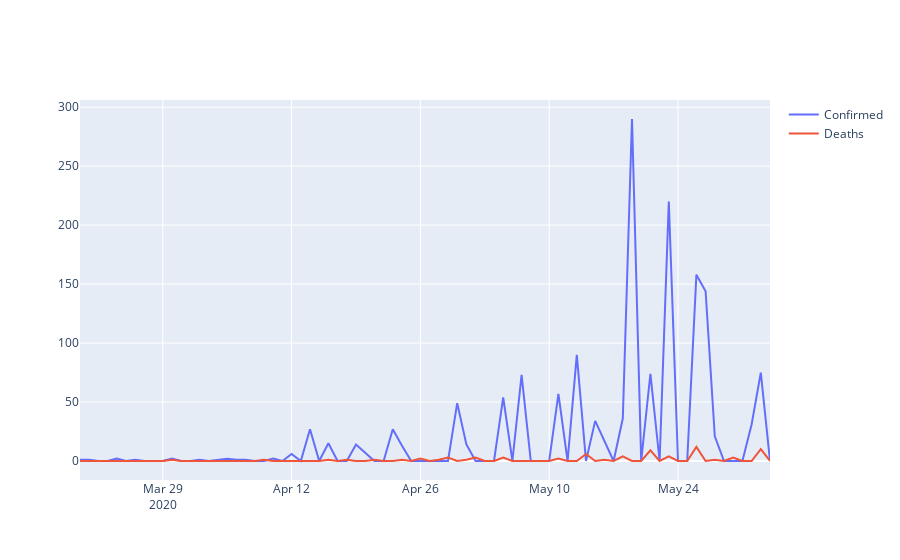

The cell this chart's notebook holds for it:
### Markdown cell above
Para determinada localidade: Comparativo entre o crescimento das curvas em relacao a outros paises

### Code cell
from IPython.display import clear_output

def filtarDataSetPorUf(input):
    dataset = pd.read_csv('datasets/all_diario.csv')
    datasetFiltrado = dataset.query('Country == "{}"'.format(input))
    return datasetFiltrado

def setPlot(dataset):

    fig = go.Figure()
    datasetAux = dataset[['Date', 'Country',"Confirmed","Deaths"]]
    fig.add_scatter(x=datasetAux.Date, y=datasetAux.Confirmed,name='Confirmed')
    fig.add_scatter(x=datasetAux.Date, y=datasetAux.Deaths, name='Deaths')
    fig.layout(title=)
    fig.show()
    return fig
    
dropDown = widgets.Dropdown(
    options=listarNomesEstados(),
    description='Estado:',
    disabled=False,
)
output = widgets.Output()
display(dropDown, output)


def observeDropDown(change):
    with output:
        uf = buscarUfEstadoPorNome(change['new'])
        df = filtarDataSetPorUf(uf)
        nome= buscarNomeEstadoPorUF(uf)
        setPlot(df, )

dropDown.observe(observeDropDown, names='value')
## plot
nome = listarNomesEstados()[0]
uf = buscarUfEstadoPorNome(nome)
df = filtarDataSetPorUf(uf)

fig = setPlot(df)

### Figure 1 — Plotly figure (JSON) as saved in the notebook; plotly's stock layout.template omitted (floating-point values rounded to 4 significant figures)
{"data": [{"name": "Confirmed", "type": "scatter", "x": ["2020-03-20", "2020-03-21", "2020-03-22", "2020-03-23", "2020-03-24", "2020-03-25", "2020-03-26", "2020-03-27", "2020-03-28", "2020-03-29", "2020-03-30", "2020-03-31", "2020-04-01", "2020-04-02", "2020-04-03", "2020-04-04", "2020-04-05", "2020-04-06", "2020-04-07", "2020-04-08", "2020-04-09", "2020-04-10", "2020-04-11", "2020-04-12", "2020-04-13", "2020-04-14", "2020-04-15", "2020-04-16", "2020-04-17", "2020-04-18", "2020-04-19", "2020-04-20", "2020-04-21", "2020-04-22", "2020-04-23", "2020-04-24", "2020-04-25", "2020-04-26", "2020-04-27", "2020-04-28", "2020-04-29", "2020-04-30", "2020-05-01", "2020-05-02", "2020-05-03", "2020-05-04", "2020-05-05", "2020-05-06", "2020-05-07", "2020-05-08", "2020-05-09", "2020-05-10", "2020-05-11", "2020-05-12", "2020-05-13", "2020-05-14", "2020-05-15", "2020-05-16", "2020-05-17", "2020-05-18", "2020-05-19", "2020-05-20", "2020-05-21", "2020-05-22", "2020-05-23", "2020-05-24", "2020-05-25", "2020-05-26", "2020-05-27", "2020-05-28", "2020-05-29", "2020-05-30", "2020-05-31", "2020-06-01", "2020-06-02", "2020-06-03"], "y": [1, 1, 0, 0, 2, 0, 1, 0, 0, 0, 2, 0, 0, 1, 0, 1, 2, 1, 1, 0, 0, 2, 0, 6, 0, 27, 0, 15, 0, 0, 14, 7, 0, 0, 27, 13, 0, 0, 0, 0, 0, 49, 14, 0, 0, 0, 54, 0, 73, 0, 0, 0, 57, 0, 90, 0, 34, 17, 0, 36, 290, 0, 74, 0, 220, 0, 0, 158, 144, 21, 0, 0, 0, 31, 75, 0]}, {"name": "Deaths", "type": "scatter", "x": ["2020-03-20", "2020-03-21", "2020-03-22", "2020-03-23", "2020-03-24", "2020-03-25", "2020-03-26", "2020-03-27", "2020-03-28", "2020-03-29", "2020-03-30", "2020-03-31", "2020-04-01", "2020-04-02", "2020-04-03", "2020-04-04", "2020-04-05", "2020-04-06", "2020-04-07", "2020-04-08", "2020-04-09", "2020-04-10", "2020-04-11", "2020-04-12", "2020-04-13", "2020-04-14", "2020-04-15", "2020-04-16", "2020-04-17", "2020-04-18", "2020-04-19", "2020-04-20", "2020-04-21", "2020-04-22", "2020-04-23", "2020-04-24", "2020-04-25", "2020-04-26", "2020-04-27", "2020-04-28", "2020-04-29", "2020-04-30", "2020-05-01", "2020-05-02", "2020-05-03", "2020-05-04", "2020-05-05", "2020-05-06", "2020-05-07", "2020-05-08", "2020-05-09", "2020-05-10", "2020-05-11", "2020-05-12", "2020-05-13", "2020-05-14", "2020-05-15", "2020-05-16", "2020-05-17", "2020-05-18", "2020-05-19", "2020-05-20", "2020-05-21", "2020-05-22", "2020-05-23", "2020-05-24", "2020-05-25", "2020-05-26", "2020-05-27", "2020-05-28", "2020-05-29", "2020-05-30", "2020-05-31", "2020-06-01", "2020-06-02", "2020-06-03"], "y": [0, 0, 0, 0, 0, 0, 0, 0, 0, 0, 1, 0, 0, 0, 0, 0, 0, 0, 0, 0, 1, 0, 0, 0, 0, 0, 0, 1, 0, 1, 0, 0, 1, 0, 0, 1, 0, 2, 0, 1, 3, 0, 1, 3, 0, 0, 3, 0, 0, 0, 0, 0, 2, 0, 0, 6, 0, 1, 0, 4, 0, 0, 9, 0, 4, 0, 0, 12, 0, 1, 0, 3, 0, 0, 10, 0]}], "layout": {}}
